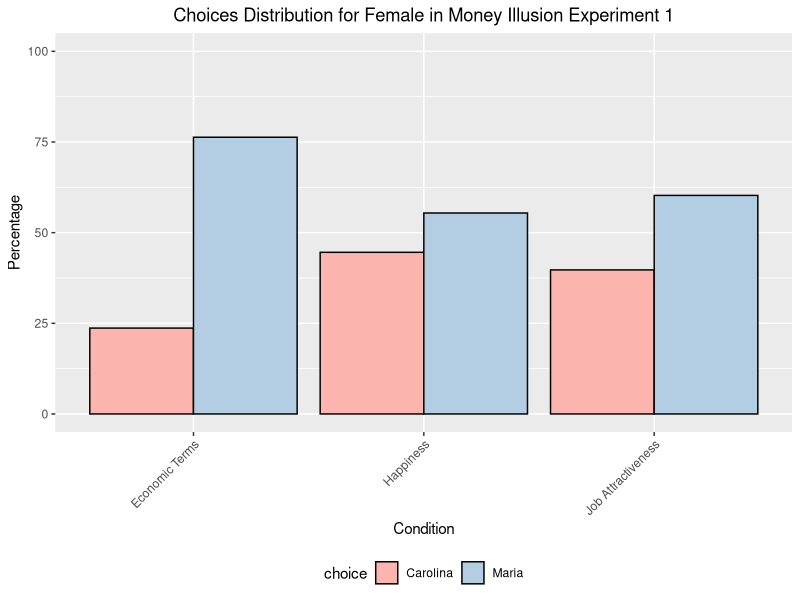
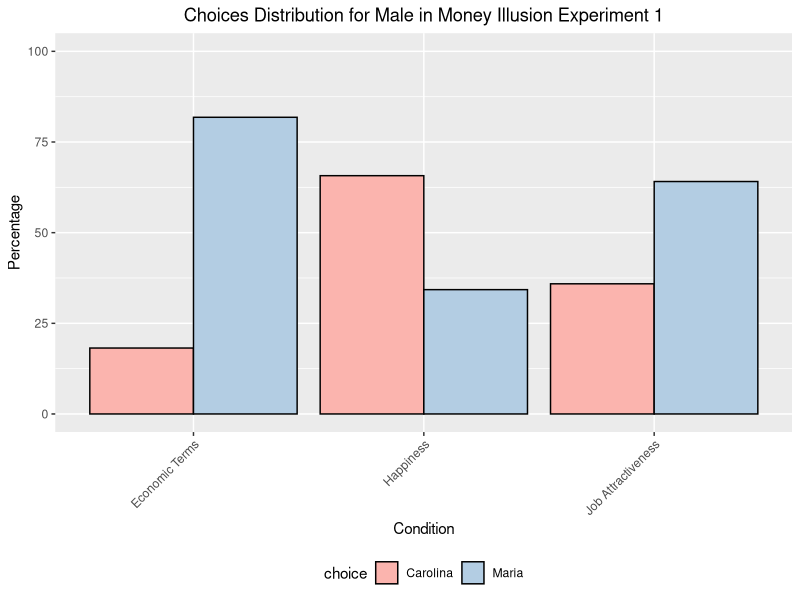
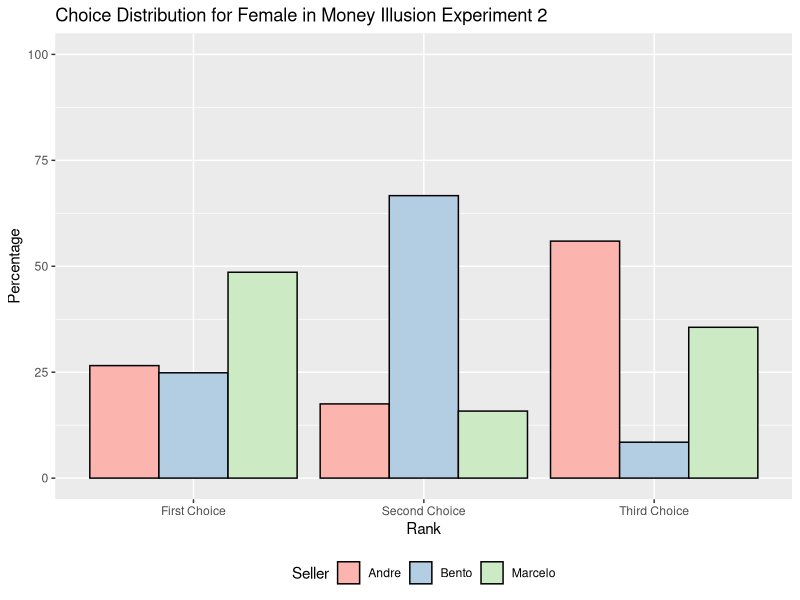
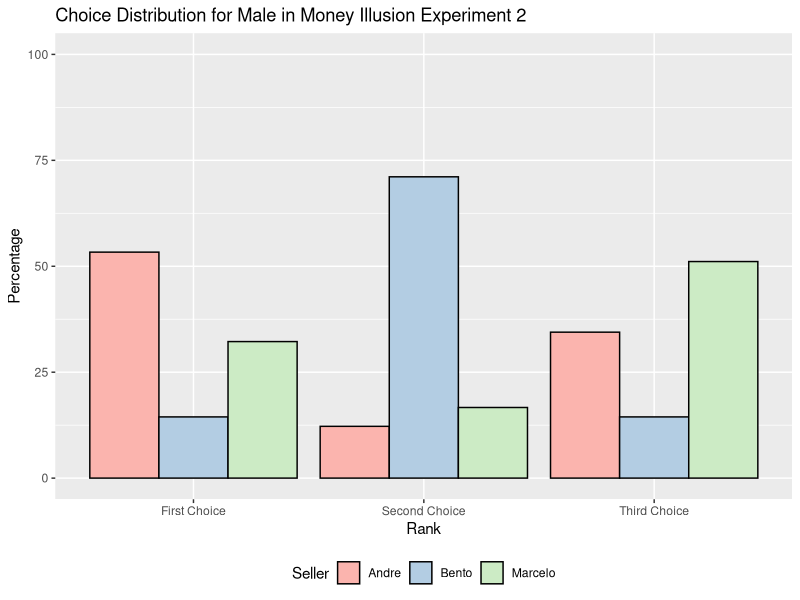
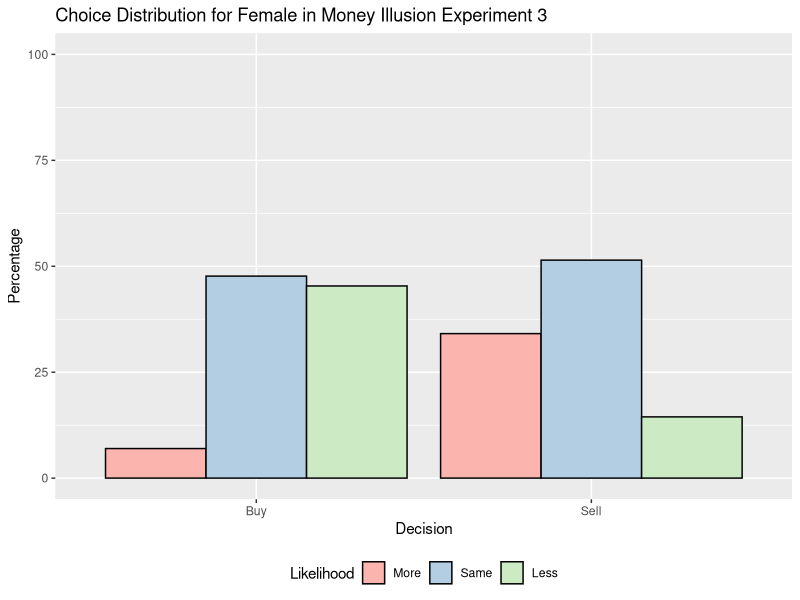
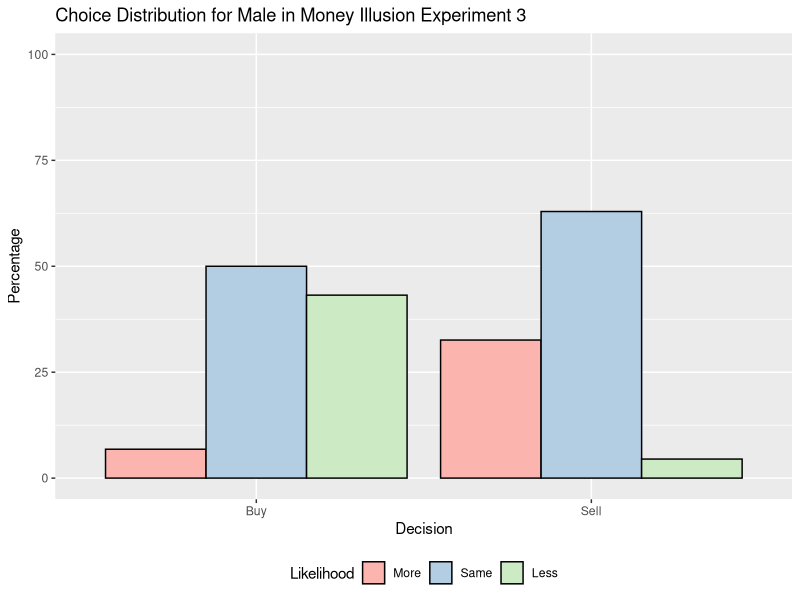
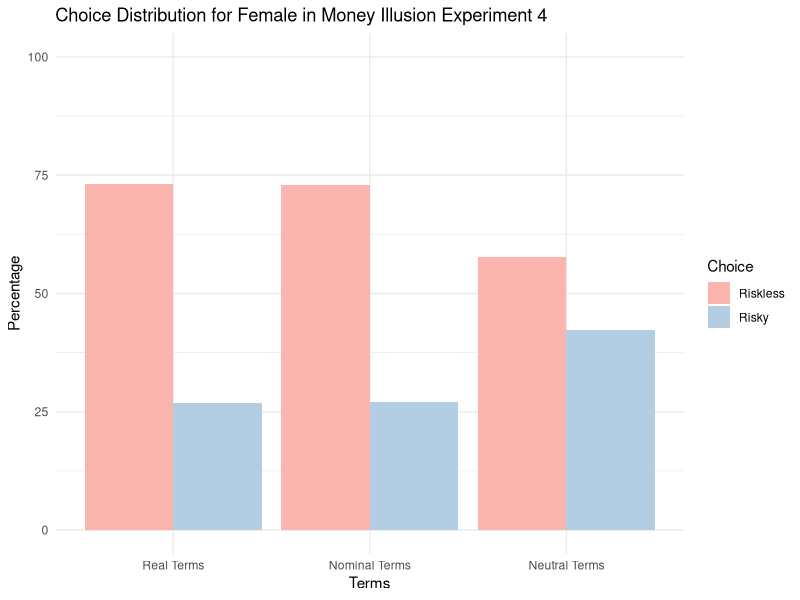
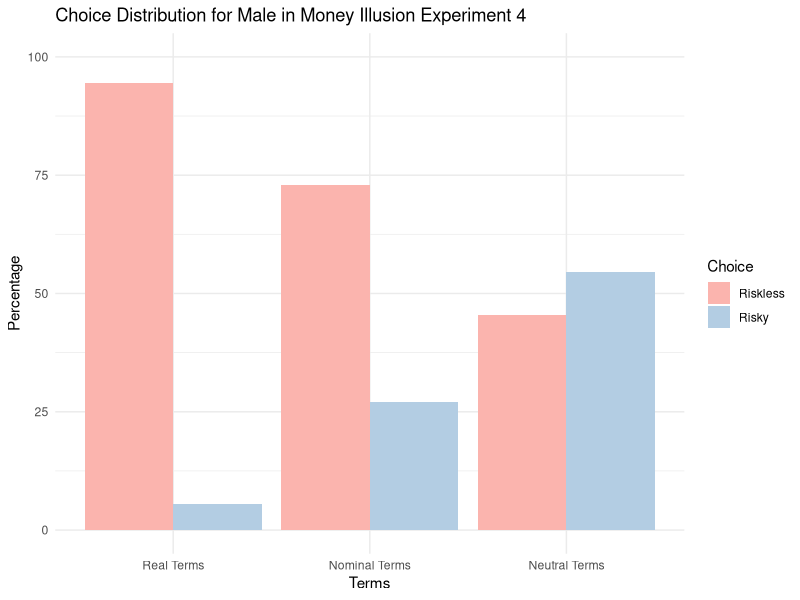

The R source for these figures, in order:
## ---- chunk 1
# Un-comment these lines for missing packages
# install.packages("lubridate")
# install.packages("dplyr")
# install.packages("ggplot2")
# install.packages("here")
# install.packages("readr")
# install.packages("tidyverse")
# install.packages("readxl")

## Import nessasay libraries
library(readxl)
library(ggplot2)
library(dplyr)
library(tidyverse)
library(here)
library(readr)
knitr::opts_chunk$set(echo = FALSE)
## ---- chunk 2
# read the data file and store it in the 'data' variable
data <- read_csv(here("outputs", "data", "cleaned_money_data.csv"))
## ---- chunk 3
selected_data <- data %>%
  select(1:2, (ncol(data)-2):ncol(data))

knitr::kable(head(selected_data, 6), 
             caption = "Sample of the Cleaned Money Illusion Data for Question 1",
             format = "markdown")
## ---- chunk 4
selected_data <- data %>%
  select(1:2, 12:14)

knitr::kable(head(selected_data, 6), 
             caption = "Sample of the Cleaned Money Illusion Data for Question 2",
             format = "markdown")
## ---- chunk 5
selected_data <- data %>%
  select(1:2, 7:9)

knitr::kable(head(selected_data, 6), 
             caption = "Sample of the Cleaned Money Illusion Data for Question 3",
             format = "markdown")
## ---- chunk 6
selected_data <- data %>%
  select(1:5)

knitr::kable(head(selected_data, 6), 
             caption = "Sample of the Cleaned Money Illusion Data for Question 4",
             format = "markdown")
## ---- chunk 7
# Function to create plot based on gender
create_gender_plot <- function(gender, data) {
  # Translate 'gênero' to English and filter data for the specific gender
  gender_data <- data %>%
    mutate(gênero = recode(gênero, 'Mulher' = 'Female', 'Homem' = 'Male')) %>%
    filter(gênero == gender) %>%
    gather(key = "category", value = "choice", economicam, felicidade, atratividade_trab) %>%
    filter(!is.na(choice))

  # Calculate the percentage of non-NA responses for each category
  freq_data <- gender_data %>%
    count(category, choice) %>%
    group_by(category) %>%
    mutate(Percentage = n / sum(n) * 100) %>%
    ungroup()

  # Modify the category names to translate to English
  freq_data$category <- recode(freq_data$category,
                               "economicam" = "Economic Terms",
                               "felicidade" = "Happiness",
                               "atratividade_trab" = "Job Attractiveness")

  # Creating the plot with ggplot2
  plot <- ggplot(data = freq_data, aes(x = category, y = Percentage, fill = choice)) +
    geom_bar(stat = "identity", position = position_dodge(), color = "black") +
    scale_fill_brewer(palette = "Pastel1") +
    labs(
         title = paste("Choices Distribution for", gender, "in Money Illusion Experiment 1"),
         x = "Condition",
         y = "Percentage"
    ) +
    theme(
          legend.position = "bottom",
          axis.text.x = element_text(angle = 45, hjust = 1),
          plot.title = element_text(hjust = 0.5),
          plot.caption = element_text(hjust = 0.5)
    ) +
    ylim(0, 100)

  # Return the plot
  return(plot)
}
## ---- chunk 8
# Create plots for 'Female'
plot_female <- create_gender_plot("Female", data)
# Display the plots
print(plot_female)
## ---- chunk 9
# Create plots for 'Female'
plot_male <- create_gender_plot("Male", data)
# Display the plots
print(plot_male)
## ---- chunk 10
# Translate 'gênero' to English and remove rows with NA choices
data2 <- data %>%
  mutate(gênero = recode(gênero, 'Mulher' = 'Female', 'Homem' = 'Male')) %>%
  filter(!is.na(`A casa_1`), !is.na(`A casa_2`), !is.na(`A casa_3`))

# Reshape the data for plotting
Prob2_data <- data2 %>%
  pivot_longer(cols = c(`A casa_1`, `A casa_2`, `A casa_3`),
               names_to = "Seller_Rank",
               values_to = "Choice") %>%
  mutate(Seller_Rank = recode(Seller_Rank,
                               `A casa_1` = "Andre",
                               `A casa_2` = "Bento",
                               `A casa_3` = "Marcelo"),
         Choice = factor(Choice, levels = c(1, 2, 3), labels = c("First Choice", "Second Choice", "Third Choice"))) %>%
  group_by(gênero, Seller_Rank, Choice) %>%
  summarise(Count = n(), .groups = 'drop')

# Calculate the percentages without NA values
Prob2_data <- Prob2_data %>%
  group_by(gênero, Choice) %>%
  mutate(Percentage = Count / sum(Count) * 100) %>%
  ungroup()

# Function to create plot for each gender
create_plot <- function(gender, data) {
  gender_data <- data %>%
    filter(gênero == gender)
  
  # Plot
  ggplot(gender_data, aes(x = Choice, y = Percentage, fill = Seller_Rank)) +
    geom_bar(stat = "identity", position = position_dodge(), color = "black") +
    scale_fill_brewer(palette = "Pastel1") +
    labs(
      title = paste("Choice Distribution for", gender, "in Money Illusion Experiment 2"),
      x = "Rank",
      y = "Percentage",
      fill = "Seller"
    ) +
    theme(legend.position = "bottom") +
    ylim(0, 100)
}
## ---- chunk 11
# Create plots for 'Female'
plot_female2 <- create_plot("Female", Prob2_data)
# Display the plots
print(plot_female2)
## ---- chunk 12
# Create plots for 'Female'
plot_male2 <- create_plot("Male", Prob2_data)
# Display the plots
print(plot_male2)
## ---- chunk 13
# Translate the terms to English and filter out NA values selectively
data3 <- data %>%
  mutate(
    across(
      .cols = c("poltrona_venda_reais", "poltrona_compra_reai", "poltrona_venda_porce"),
      .fns = ~ case_when(
        . == "Menos suscetível" ~ "Less",
        . == "Mais suscetível" ~ "More",
        . == "Igual" ~ "Same",
        TRUE ~ NA_character_
      )
    ),
    gênero = recode(gênero, 'Mulher' = 'Female', 'Homem' = 'Male')
  )


# Reshape the data for plotting
Prob3_data <- data3 %>%
  pivot_longer(
    cols = c("poltrona_venda_reais", "poltrona_compra_reai", "poltrona_venda_porce"),
    names_to = "Condition",
    values_to = "Likelihood"
  ) %>%
  filter(!is.na(Likelihood)) %>%
  mutate(
    Decision = case_when(
      str_detect(Condition, "compra") ~ "Buy",
      str_detect(Condition, "venda") ~ "Sell"
    ),
    Likelihood = factor(Likelihood, levels = c("More", "Same", "Less"))
  )


# Counting and percentage calculation
Prob3_data <- Prob3_data %>%
  count(gênero, Decision, Likelihood) %>%
  group_by(gênero, Decision) %>%
  mutate(Percentage = n / sum(n) * 100) %>%
  ungroup()

# Function to create plot for each gender
create_plot <- function(gender, data) {
  gender_data <- data %>%
    filter(gênero == gender)
  # Plot
  ggplot(gender_data, aes(x = Decision, y = Percentage, fill = Likelihood)) +
    geom_bar(stat = "identity", position = position_dodge(), color = "black") +
    scale_fill_brewer(palette = "Pastel1") +
    labs(
      title = paste("Choice Distribution for", gender, "in Money Illusion Experiment 3"),
      x = "Decision",
      y = "Percentage",
      fill = "Likelihood"
    ) +
    theme(legend.position = "bottom") +
    ylim(0, 100)
}
## ---- chunk 14
# Create plots for 'Female'
plot_female3 <- create_plot("Female", Prob3_data)
# Display the plots
print(plot_female3)
## ---- chunk 15
# Create plots for 'Female'
plot_male3 <- create_plot("Male", Prob3_data)
# Display the plots
print(plot_male3)
## ---- chunk 16
data4 <- data %>%
  mutate(gênero = recode(gênero, 'Mulher' = 'Female', 'Homem' = 'Male'))

# Pivot the data to long format, ensure columns start with 'contrato'
long_data <- data4 %>%
  pivot_longer(
    cols = starts_with("contrato"), # This assumes column names start with 'contrato'
    names_to = "Contract",
    values_to = "Choice",
    values_drop_na = TRUE
  ) %>%
  mutate(
    Term = case_when(
      Contract == "contrato_AB" ~ "Real Terms",
      Contract == "contrato_CD" ~ "Nominal Terms",
      Contract == "contrato_EF" ~ "Neutral Terms"
    ),
    Choice = case_when(
      Choice %in% c("A", "C", "E") ~ "Risky",
      Choice %in% c("B", "D", "F") ~ "Riskless"
    ),
    Term = fct_relevel(Term, "Real Terms", "Nominal Terms", "Neutral Terms") # Order the terms
  ) %>%
  drop_na(Choice) # Drop NA values to avoid them being plotted

# Calculate the counts and percentages
data_counts <- long_data %>%
  count(gênero, Term, Choice) %>%
  group_by(gênero, Term) %>%
  mutate(Percentage = n / sum(n) * 100)

# Plotting function
create_plot <- function(gender, data) {
  gender_data <- data %>%
    filter(gênero == gender)
  
  ggplot(gender_data, aes(x = Term, y = Percentage, fill = Choice)) +
    geom_bar(stat = "identity", position = position_dodge()) +
    scale_fill_brewer(palette = "Pastel1") +
    labs(
      title = paste("Choice Distribution for", gender, "in Money Illusion Experiment 4"),
      x = "Terms",
      y = "Percentage",
      fill = "Choice"
    ) +
    theme_minimal() +
    ylim(0, 100)
}
## ---- chunk 17
# Create plots for 'Female'
plot_female4 <- create_plot("Female", data_counts)
# Display the plots
print(plot_female4)
## ---- chunk 18
# Create plots for 'Male'
plot_male4 <- create_plot("Male", data_counts)
# Display the plots
print(plot_male4)
